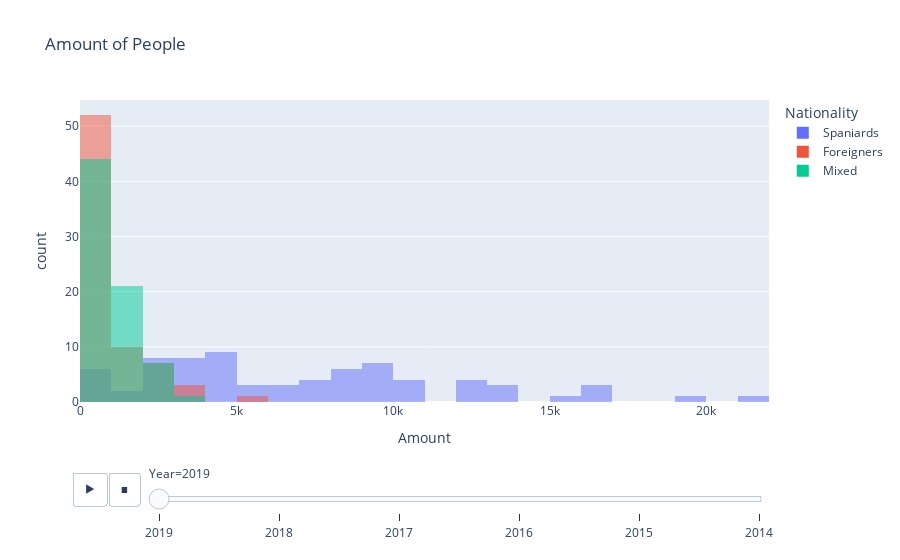

The cell this chart's notebook holds for it:
### Code cell
fig = px.histogram(composition, x="Amount", color="Nationality", barmode='overlay',title="Amount of People",animation_frame="Year")
fig.show()

### Figure 1 — Plotly figure (JSON) as saved in the notebook; plotly's stock layout.template omitted (floating-point values rounded to 4 significant figures)
{"data": [{"alignmentgroup": "True", "bingroup": "x", "hovertemplate": "Nationality=Spaniards<br>Year=2019<br>Amount=%{x}<br>count=%{y}<extra></extra>", "legendgroup": "Spaniards", "marker": {"color": "#636efa", "opacity": 0.5}, "name": "Spaniards", "offsetgroup": "Spaniards", "orientation": "v", "showlegend": true, "type": "histogram", "x": [8025, 3105, 3896, 5305, 9533, 16592, 13111, 13222, 19127, 12086, 10332, 408, 9848, 3298, 4877, 6543, 7978, 13643, 16240, 8226, 3293, 1233, 7236, 4742, 7848, 15201, 9869, 5305, 2508, 4461, 16748, 12163, 8897, 3125, 12612, 3379, 10582, 3988, 2440, 1829, 2118, 240, 9364, 8917, 8564, 4797, 822, 5606, 2634, 4596, 4056, 9060, 2299, 748, 2542, 385, 2413, 818, 3793, 21361, 10013, 4954, 7507, 12919, 8792, 4791, 2640, 10344, 4136, 6181, 6769, 9145, 9898], "xaxis": "x", "yaxis": "y"}, {"alignmentgroup": "True", "bingroup": "x", "hovertemplate": "Nationality=Foreigners<br>Year=2019<br>Amount=%{x}<br>count=%{y}<extra></extra>", "legendgroup": "Foreigners", "marker": {"color": "#EF553B", "opacity": 0.5}, "name": "Foreigners", "offsetgroup": "Foreigners", "orientation": "v", "showlegend": true, "type": "histogram", "x": [5604, 2336, 2130, 3291, 1696, 2684, 3131, 2662, 2768, 2017, 2903, 21, 926, 465, 916, 518, 896, 1552, 1365, 634, 471, 160, 769, 346, 726, 1625, 1194, 583, 261, 447, 3391, 1309, 837, 332, 1124, 123, 961, 367, 191, 130, 96, 17, 494, 611, 650, 548, 35, 188, 52, 621, 448, 676, 261, 84, 520, 42, 518, 51, 253, 843, 665, 372, 624, 1592, 898, 795, 455, 1751, 764, 1141, 712, 636, 643], "xaxis": "x", "yaxis": "y"}, {"alignmentgroup": "True", "bingroup": "x", "hovertemplate": "Nationality=Mixed<br>Year=2019<br>Amount=%{x}<br>count=%{y}<extra></extra>", "legendgroup": "Mixed", "marker": {"color": "#00cc96", "opacity": 0.5}, "name": "Mixed", "offsetgroup": "Mixed", "orientation": "v", "showlegend": true, "type": "histogram", "x": [3658, 1175, 936, 1673, 1596, 2704, 2337, 2373, 2906, 2194, 2750, 33, 1223, 516, 886, 789, 1157, 1948, 1604, 858, 442, 226, 871, 514, 886, 1923, 1252, 667, 361, 545, 2706, 1481, 1112, 429, 1730, 244, 1336, 496, 317, 188, 155, 23, 800, 992, 1044, 897, 78, 416, 124, 774, 590, 1034, 364, 144, 650, 59, 613, 123, 444, 1623, 1214, 621, 932, 1908, 1117, 797, 430, 1605, 520, 1025, 831, 890, 914], "xaxis": "x", "yaxis": "y"}], "layout": {"barmode": "overlay", "legend": {"title": {"text": "Nationality"}, "tracegroupgap": 0}, "sliders": [{"active": 0, "currentvalue": {"prefix": "Year="}, "len": 0.9, "pad": {"b": 10, "t": 60}, "steps": [{"args": [["2019"], {"frame": {"duration": 0, "redraw": true}, "fromcurrent": true, "mode": "immediate", "transition": {"duration": 0, "easing": "linear"}}], "label": "2019", "method": "animate"}, {"args": [["2018"], {"frame": {"duration": 0, "redraw": true}, "fromcurrent": true, "mode": "immediate", "transition": {"duration": 0, "easing": "linear"}}], "label": "2018", "method": "animate"}, {"args": [["2017"], {"frame": {"duration": 0, "redraw": true}, "fromcurrent": true, "mode": "immediate", "transition": {"duration": 0, "easing": "linear"}}], "label": "2017", "method": "animate"}, {"args": [["2016"], {"frame": {"duration": 0, "redraw": true}, "fromcurrent": true, "mode": "immediate", "transition": {"duration": 0, "easing": "linear"}}], "label": "2016", "method": "animate"}, {"args": [["2015"], {"frame": {"duration": 0, "redraw": true}, "fromcurrent": true, "mode": "immediate", "transition": {"duration": 0, "easing": "linear"}}], "label": "2015", "method": "animate"}, {"args": [["2014"], {"frame": {"duration": 0, "redraw": true}, "fromcurrent": true, "mode": "immediate", "transition": {"duration": 0, "easing": "linear"}}], "label": "2014", "method": "animate"}], "x": 0.1, "xanchor": "left", "y": 0, "yanchor": "top"}], "title": {"text": "Amount of People"}, "updatemenus": [{"buttons": [{"args": [null, {"frame": {"duration": 500, "redraw": true}, "fromcurrent": true, "mode": "immediate", "transition": {"duration": 500, "easing": "linear"}}], "label": "&#9654;", "method": "animate"}, {"args": [[null], {"frame": {"duration": 0, "redraw": true}, "fromcurrent": true, "mode": "immediate", "transition": {"duration": 0, "easing": "linear"}}], "label": "&#9724;", "method": "animate"}], "direction": "left", "pad": {"r": 10, "t": 70}, "showactive": false, "type": "buttons", "x": 0.1, "xanchor": "right", "y": 0, "yanchor": "top"}], "xaxis": {"anchor": "y", "domain": [0, 1], "title": {"text": "Amount"}}, "yaxis": {"anchor": "x", "domain": [0, 1], "title": {"text": "count"}}}}
